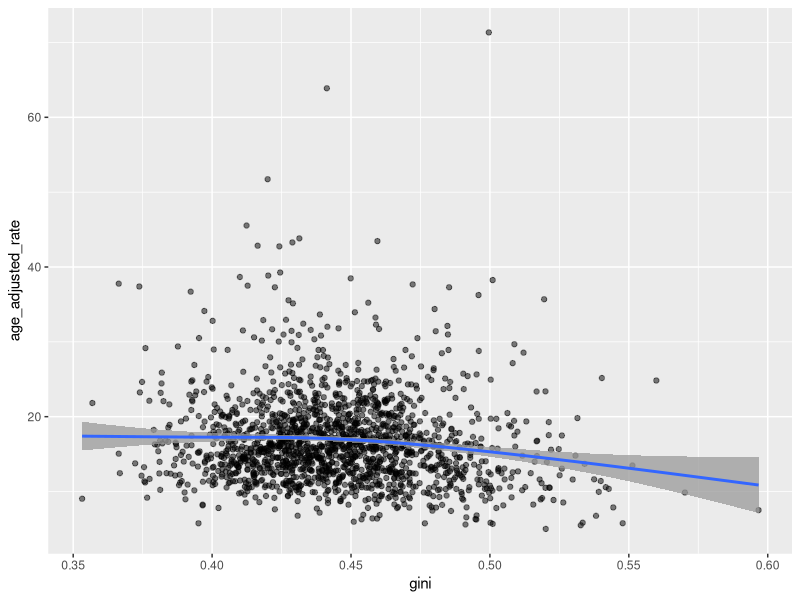

This chart was generated by the following R code: (Note: this script raises an error after producing the figure.)
## ---- chunk 1
knitr::opts_chunk$set(echo = TRUE)
library(tidyverse)
library(ggplot2)
library(data.table)
## ---- chunk 2
final_df <- readr::read_csv('./Cleaned data/County/final_df.csv') %>% 
  filter(usable == T) %>% 
  mutate(urban_rural_code = as.integer((urban_rural_code - 1) / 2)) %>% 
  mutate(urban_rural_code = as.factor(urban_rural_code)) %>% 
  select(gini, age_adjusted_rate, male_prop, white_prop, geriatric_prop,
         college_prop, poverty_prop, urban_rural_code, everything())
## ---- chunk 3
crude_model <- lm(data = final_df, age_adjusted_rate ~ gini) %>% 
  broom::tidy() %>% 
  mutate(estimate = round(estimate, digits = 2),
         std.error = round(std.error, digits = 2),
         statistic = round(statistic, digits = 2),
         p.value = round(p.value, digits = 2)) %>% 
  mutate(lower_ci = round(estimate - 1.96*std.error, digits = 2),
         upper_ci = round(estimate + 1.96*std.error, digits = 2),
         ci = str_c(lower_ci, upper_ci, sep = ", "))

crude_model
## ---- chunk 4
final_df %>% 
  ggplot(aes(x = gini, y = age_adjusted_rate)) +
  geom_point(alpha = 0.5) +
  geom_smooth(alpha = 0.75)
## ---- chunk 5
ols_reg <- function(df) {
  result = lm(data = df, df[ , 2] ~ df[ , 1] + df[, 3])
  result = result %>% 
    broom::tidy() %>% 
    mutate(lower_ci = round(estimate - 1.96*std.error, digits = 2),
           upper_ci = round(estimate + 1.96*std.error, digits = 2),
           ci = str_c(lower_ci, upper_ci, sep = ", "))
  result
}

create_model <- function(covariate_index) {
  cbind(final_df$gini, final_df$age_adjusted_rate, final_df[, covariate_index])
}

ols_reg_results <- tibble(
  model = map(3:8, create_model),
  name = c('sex', 'race', 'age', 'education', 'poverty', 'urban_rural'),
  output = map(model, ols_reg)
)

results_table <- rbindlist(ols_reg_results$output) %>% 
  mutate(term = if_else(term == "df[, 1]", "gini", term)) %>% 
  mutate(estimate = round(estimate, digits = 2),
         std.error = round(std.error, digits = 2),
         statistic = round(statistic, digits = 2),
         p.value = round(p.value, digits = 2))

model_terms <- c('sex', 'race', 'age', 'education', 'poverty',
                 'urban_rural (in-between)', 'urban_rural (rural)')
i.2 <- 1

for (i in 1:nrow(results_table)) {
  if (str_detect(results_table$term[i], pattern = "df") ==  T) {
    results_table$term[i] <- model_terms[i.2]
    i.2 <- i.2 + 1
  }
}

results_table <- rbind(crude_model, results_table) %>% 
  mutate(estimate = round(estimate, digits = 2),
         std.error = round(std.error, digits = 2),
         statistic = round(statistic, digits = 2),
         p.value = round(p.value, digits = 2))

write_csv(results_table, path = './Tables/Model fitting results.csv')
